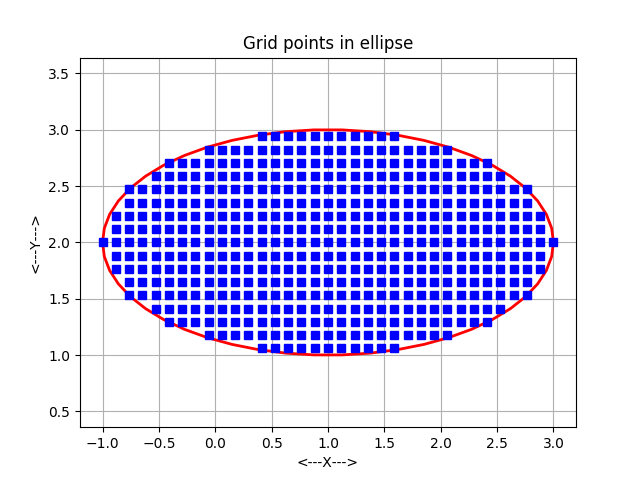

Here is the Python script that generated this plot:
#! /usr/bin/env python3
#
def ellipse_grid_count ( n, r, c ):

#*****************************************************************************80
#
## ELLIPSE_GRID_COUNT counts the grid points inside an ellipse.
#
#  Discussion:
#
#    The ellipse is specified as
#
#      ( ( X - C1 ) / R1 )^2 + ( ( Y - C2 ) / R2 )^2 = 1
#
#    The user supplies a number N.  There will be N+1 grid points along
#    the shorter axis.
#
#  Licensing:
#
#    This code is distributed under the GNU LGPL license.
#
#  Modified:
#
#    08 April 2015
#
#  Author:
#
#    John Burkardt
#
#  Parameters:
#
#    Input, integer N, the number of subintervals.
#
#    Input, real R(2), the half axis lengths.
#
#    Input, real C(2), the center of the ellipse.
#
#    Output, integer NG, the number of grid points inside the ellipse.
#
  import numpy as np

  if ( r[0] < r[1] ):
    h = 2.0 * r[0] / float ( 2 * n + 1 )
    ni = n
    nj = np.ceil ( r[1] / r[0] ) * n
  else:
    h = 2.0 * r[1] / float ( 2 * n + 1 )
    nj = n
    ni = np.ceil ( r[0] / r[1] ) * n

  ng = 0

  for j in range ( 0, nj + 1 ):
    i = 0
    x = c[0]
    y = c[1] + float ( j ) * h
    ng = ng + 1
    if ( 0 < j ):
      ng = ng + 1

    while ( True ):
      i = i + 1
      x = c[0] + float ( i ) * h
      if ( 1 < ( ( x - c[0] ) / r[0] ) ** 2 + ( ( y - c[1] ) / r[1] ) ** 2 ):
        break
      ng = ng + 1
      ng = ng + 1
      if ( 0 < j ):
        ng = ng + 1
        ng = ng + 1

  return ng

def ellipse_grid_count_test ( ):

#*****************************************************************************80
#
## ELLIPSE_GRID_COUNT_TEST tests ELLIPSE_GRID_COUNT.
#
#  Licensing:
#
#    This code is distributed under the GNU LGPL license.
#
#  Modified:
#
#    08 April 2015
#
#  Author:
#
#    John Burkardt
#
  import numpy as np
  import platform

  print ( '' )
  print ( 'ELLIPSE_GRID_COUNT_TEST:' )
  print ( '  Python version: %s' % ( platform.python_version ( ) ) )
  print ( '  ELLIPSE_GRID_COUNT can count the points in a grid,' )
  print ( '  with N+1 points on the minor half axis,' )
  print ( '  based on any ellipse.' )

  n = 8
  r = np.array ( [ 2.0, 1.0 ] )
  c = np.array ( [ 1.0, 2.0 ] )

  print ( '' )
  print ( '  We use N = %d' % ( n ) )
  print ( '  Radius R = (%g,%g)' % ( r[0], r[1] ) )
  print ( '  Center C = (%g,%g)' % ( c[0], c[1] ) )

  ng = ellipse_grid_count ( n, r, c )

  print ( '' )
  print ( '  Number of grid points will be %d' % ( ng ) )
#
#  Terminate.
#
  print ( '' )
  print ( 'ELLIPSE_GRID_COUNT_TEST:' )
  print ( '  Normal end of execution.' )
  return

def ellipse_grid_display ( n, r, c, ng, cg, filename ):

#*****************************************************************************80
#
## ELLIPSE_GRID_DISPLAY displays grid points inside an ellipse.
#
#  Discussion:
#
#    The ellipse is specified as
#
#      ( ( X - C1 ) / R1 )^2 + ( ( Y - C2 ) / R2 )^2 = 1
#
#    The user supplies a number N.  There will be N+1 grid points along
#    the shorter axis.
#
#  Licensing:
#
#    This code is distributed under the GNU LGPL license.
#
#  Modified:
#
#    08 April 2015
#
#  Author:
#
#    John Burkardt
#
#  Parameters:
#
#    Input, integer N, the number of subintervals.
#
#    Input, real R(2), the half axis lengths.
#
#    Input, real C(2), the center of the ellipse.
#
#    Input, integer NG, the number of grid points inside the ellipse.
#
#    Input, real XY(2,NG), the grid points.
#
#    Input, string FILENAME, the name of the plotfile to be created.
#
  import matplotlib.pyplot as plt
  import numpy as np
#
#  Make points on the circumference and plot them.
#
  cx = np.zeros ( 51 )
  cy = np.zeros ( 51 )
  for i in range ( 0, 51 ):
    t = 2.0 * np.pi * float ( i ) / 50.0
    cx[i] = c[0] + r[0] * np.cos ( t )
    cy[i] = c[1] + r[1] * np.sin ( t )

  plt.plot ( cx, cy, linewidth = 2.0, color = 'r' )
#
#  Plot the gridpoints.
#
  plt.plot ( cg[0,0:ng], cg[1,0:ng], 'bs' )
#
#  Cleanup and annotate.
#
  plt.xlabel ( '<---X--->' )
  plt.ylabel ( '<---Y--->' )
  plt.title ( 'Grid points in ellipse' )
  plt.grid ( True )
  plt.axis ( 'equal' )
  plt.savefig ( filename )
  plt.show ( block = False )
  plt.clf ( )

  print ( '' )
  print ( '  Graphics data saved in file "%s"' % (filename ) )

  return

def ellipse_grid_display_test ( ):

#*****************************************************************************80
#
## ELLIPSE_GRID_DISPLAY_TEST tests ELLIPSE_GRID_DISPLAY.
#
#  Licensing:
#
#    This code is distributed under the GNU LGPL license.
#
#  Modified:
#
#    08 April 2015
#
#  Author:
#
#    John Burkardt
#
  import numpy as np
  import platform

  print ( '' )
  print ( 'ELLIPSE_GRID_DISPLAY_TEST:' )
  print ( '  Python version: %s' % ( platform.python_version ( ) ) )
  print ( '  ELLIPSE_GRID_DISPLAY can display a grid of points in an ellipse.' )

  n = 3
  r = np.array ( [ 3.0, 2.0 ] )
  c = np.array ( [ 3.0, 0.0 ] )
  ng = 19
  cg = np.array ( [ \
    [  3.0,  2.0 ], \
    [  1.0,  1.0 ], \
    [  2.0,  1.0 ], \
    [  3.0,  1.0 ], \
    [  4.0,  1.0 ], \
    [  5.0,  1.0 ], \
    [  0.0,  0.0 ], \
    [  1.0,  0.0 ], \
    [  2.0,  0.0 ], \
    [  3.0,  0.0 ], \
    [  4.0,  0.0 ], \
    [  5.0,  0.0 ], \
    [  6.0,  0.0 ], \
    [  1.0, -1.0 ], \
    [  2.0, -1.0 ], \
    [  3.0, -1.0 ], \
    [  4.0, -1.0 ], \
    [  5.0, -1.0 ], \
    [  3.0, -2.0 ]  ] )

  cg = np.transpose ( cg )
  filename = 'ellipse_grid_display.png'

  ellipse_grid_display ( n, r, c, ng, cg, filename )
#
#  Terminate.
#
  print ( '' )
  print ( 'ELLIPSE_GRID_DISPLAY_TEST:' )
  print ( '  Normal end of execution.' )
  return

def ellipse_grid_points ( n, r, c, ng ):

#*****************************************************************************80
#
## ELLIPSE_GRID_POINTS generates grid points inside an ellipse.
#
#  Discussion:
#
#    The ellipse is specified as
#
#      ( ( X - C1 ) / R1 )^2 + ( ( Y - C2 ) / R2 )^2 = 1
#
#    The user supplies a number N.  There will be N+1 grid points along
#    the shorter axis.
#
#  Licensing:
#
#    This code is distributed under the GNU LGPL license.
#
#  Modified:
#
#    08 April 2015
#
#  Author:
#
#    John Burkardt
#
#  Parameters:
#
#    Input, integer N, the number of subintervals.
#
#    Input, real R(2), the half axis lengths.
#
#    Input, real C(2), the center of the ellipse.
#
#    Input, integer NG, the number of grid points inside the ellipse.
#
#    Output, real XY(2,NG), the grid points.
#
  import numpy as np

  if ( r[0] < r[1] ):
    h = 2.0 * r[0] / float ( 2 * n + 1 )
    ni = n
    nj = np.ceil ( r[1] / r[0] ) * n
  else:
    h = 2.0 * r[1] / float ( 2 * n + 1 )
    nj = n
    ni = np.ceil ( r[0] / r[1] ) * n

  p = 0
  xy = np.zeros ( [ 2, ng ] )

  for j in range ( 0, nj + 1 ):
    i = 0
    x = c[0]
    y = c[1] + float ( j ) * h

    xy[0,p] = x
    xy[1,p] = y
    p = p + 1
    if ( 0 < j ):
      xy[0,p] = x
      xy[1,p] = 2.0 * c[1] - y
      p = p + 1

    while ( True ):
      i = i + 1
      x = c[0] + float ( i ) * h
      if ( 1.0 < ( ( x - c[0] ) / r[0] ) ** 2 + ( ( y - c[1] ) / r[1] ) ** 2 ):
        break

      xy[0,p] = x
      xy[1,p] = y
      p = p + 1
      xy[0,p] = 2.0 * c[0] - x
      xy[1,p] = y
      p = p + 1
      if ( 0 < j ):
        xy[0,p] = x
        xy[1,p] = 2.0 * c[1] - y
        p = p + 1
        xy[0,p] = 2.0 * c[0] - x
        xy[1,p] = 2.0 * c[1] - y
        p = p + 1

  return xy

def ellipse_grid_points_test ( ):

#*****************************************************************************80
#
#% ELLIPSE_GRID_POINTS_TEST tests ELLIPSE_GRID_POINTS.
#
#  Licensing:
#
#    This code is distributed under the GNU LGPL license.
#
#  Modified:
#
#    08 April 2015
#
#  Author:
#
#    John Burkardt
#
  import numpy as np
  import platform

  print ( '' )
  print ( 'ELLIPSE_GRID_POINTS_TEST:' )
  print ( '  Python version: %s' % ( platform.python_version ( ) ) )
  print ( '  ELLIPSE_GRID_POINTS can define a grid of points' )
  print ( '  with N+1 points on the minor half axis,' )
  print ( '  based on any ellipse.' )

  n = 8
  r = np.array ( [ 2.0, 1.0 ] )
  c = np.array ( [ 1.0, 2.0 ] )

  print ( '' )
  print ( '  We use N = %d' % ( n ) )
  print ( '  Radius R = (%g,%g)' % ( r[0], r[1] ) )
  print ( '  Center C = (%g,%g)' % ( c[0], c[1] ) )

  ng = ellipse_grid_count ( n, r, c )

  print ( '' )
  print ( '  Number of grid points will be %d' % ( ng ) )

  cg = ellipse_grid_points ( n, r, c, ng )

  r82vec_print_part ( ng, cg, 20, '  Part of the grid point array:' )
#
#  Write grid points to a file.
#
  filename = 'ellipse_grid.xy'

  r8mat_transpose_write ( filename, 2, ng, cg );

  print ( '' )
  print ( '  Data written to the file "%s".' % ( filename ) )
#
#  Plot the grid, and save the plot in a file.
#
  filename = 'ellipse_grid.png'
  ellipse_grid_display ( n, r, c, ng, cg, filename )
#
#  Terminate.
#
  print ( '' )
  print ( 'ELLIPSE_GRID_POINTS_TEST:' )
  print ( '  Normal end of execution.' )
  return
  
def ellipse_grid_test ( ):

#*****************************************************************************80
#
## ELLIPSE_GRID_TEST tests the ELLIPSE_GRID library.
#
#  Licensing:
#
#    This code is distributed under the GNU LGPL license. 
#
#  Modified:
#
#    08 April 2015
#
#  Author:
#
#    John Burkardt
#
  import platform

  print ( '' )
  print ( 'ELLIPSE_GRID_TEST' )
  print ( '  Python version: %s' % ( platform.python_version ( ) ) )
  print ( '  Test the ELLIPSE_GRID library.' )
#
#  Utilities:
#
  r82vec_print_part_test ( )
  r8mat_transpose_write_test ( )
  timestamp_test ( )
#
#  Library.
#
  ellipse_grid_display_test ( )
  ellipse_grid_count_test ( )
  ellipse_grid_points_test ( )
#
#  Terminate.
#
  print ( '' )
  print ( 'ELLIPSE_GRID_TEST:' )
  print ( '  Normal end of execution.' )
  return

def r82vec_print_part ( n, a, max_print, title ):

#*****************************************************************************80
#
## R82VEC_PRINT_PART prints "part" of an R82VEC.
#
#  Discussion:
#
#    The user specifies MAX_PRINT, the maximum number of lines to print.
#
#    If N, the size of the vector, is no more than MAX_PRINT, then
#    the entire vector is printed, one entry per line.
#
#    Otherwise, if possible, the first MAX_PRINT-2 entries are printed,
#    followed by a line of periods suggesting an omission,
#    and the last entry.
#
#  Licensing:
#
#    This code is distributed under the GNU LGPL license.
#
#  Modified:
#
#    19 December 2001
#
#  Author:
#
#    John Burkardt
#
#  Parameters:
#
#    Input, integer N, the number of entries of the vector.
#
#    Input, real A(2,N), the vector to be printed.
#
#    Input, integer MAX_PRINT, the maximum number of lines
#    to print.
#
#    Input, string TITLE, a title.
#
  if ( 0 < max_print ):

    if ( 0 < n ):

      if ( 0 < len ( title ) ):
        print ( '' )
        print ( title )

      print ( '' )

      if ( n <= max_print ):

        for i in range ( 0, n ):
          print ( '  %4d  %14f  %14f' % ( i, a[0,i], a[1,i] ) )
 
      elif ( 3 <= max_print ):

        for i in range ( 0, max_print - 2 ):
          print ( '  %4d  %14f  %14f' % ( i, a[0,i], a[1,i] ) )
        print ( '  ....  ..............  ..............' )
        i = n - 1
        print ( '  %4d  %14f  %14f' % ( i, a[0,i], a[1,i] ) )

      else:

        for i in range ( 0, max_print - 1 ):
          print ( '  %4d  %14f  %14f' % ( i, a[0,i], a[1,i] ) )
        i = max_print - 1
        print ( '  %4d  %14f  %14f  ...more entries...' % ( i, a[0,i], a[1,i] ) )

  return

def r82vec_print_part_test ( ):

#*****************************************************************************80
#
## R82VEC_PRINT_PART_TEST tests R82VEC_PRINT_PART.
#
#  Licensing:
#
#    This code is distributed under the GNU LGPL license.
#
#  Modified:
#
#    07 April 2015
#
#  Author:
#
#    John Burkardt
#
  import numpy as np
  import platform

  print ( '' )
  print ( 'R82VEC_PRINT_PART_TEST' )
  print ( '  Python version: %s' % ( platform.python_version ( ) ) )
  print ( '  R82VEC_PRINT_PART prints an R8VEC.' )

  n = 10

  v = np.array ( [ \
    [  11,  12, 13, 14, 15, 16, 17, 18, 19, 20 ], \
    [  21,  22, 23, 24, 25, 26, 27, 28, 29, 30 ] ] )

  max_print = 2
  r82vec_print_part ( n, v, max_print, '  Output with MAX_PRINT = 2' )

  max_print = 5
  r82vec_print_part ( n, v, max_print, '  Output with MAX_PRINT = 5' )

  max_print = 25
  r82vec_print_part ( n, v, max_print, '  Output with MAX_PRINT = 25' )
#
#  Terminate.
#
  print ( '' )
  print ( 'R82VEC_PRINT_PART_TEST:' )
  print ( '  Normal end of execution.' )
  return

def r8mat_transpose_write ( filename, m, n, a ):

#*****************************************************************************80
#
## R8MAT_TRANSPOSE_WRITE writes the transpose of an R8MAT to a file.
#
#  Licensing:
#
#    This code is distributed under the GNU LGPL license.
#
#  Modified:
#
#    12 October 2014
#
#  Author:
#
#    John Burkardt
#
#  Parameters:
#
#    Input, string FILENAME, the name of the output file.
#
#    Input, integer M, the number of rows in A.
#
#    Input, integer N, the number of columns in A.
#
#    Input, real A(M,N), the matrix.
#
  output = open ( filename, 'w' )

  for j in range ( 0, n ):
    for i in range ( 0, m ):
      s = '  %g' % ( a[i,j] )
      output.write ( s )
    output.write ( '\n' )

  output.close ( )

  return

def r8mat_transpose_write_test ( ):

#*****************************************************************************80
#
## R8MAT_TRANSPOSE_WRITE_TEST tests R8MAT_TRANSPOSE_WRITE.
#
#  Licensing:
#
#    This code is distributed under the GNU LGPL license.
#
#  Modified:
#
#    07 April 2015
#
#  Author:
#
#    John Burkardt
#
  import numpy as np
  import platform

  print ( '' )
  print ( 'R8MAT_TRANSPOSE_WRITE_TEST:' )
  print ( '  Python version: %s' % ( platform.python_version ( ) ) )
  print ( '  Test R8MAT_TRANSPOSE_WRITE, which writes the transpose of an R8MAT to a file.' )

  filename = 'r8mat_transpose_write_test.txt'
  m = 5
  n = 3
  a = np.array ( (  \
    ( 1.1, 1.2, 1.3 ), \
    ( 2.1, 2.2, 2.3 ), \
    ( 3.1, 3.2, 3.3 ), \
    ( 4.1, 4.2, 4.3 ), \
    ( 5.1, 5.2, 5.3 ) ) )
  r8mat_transpose_write ( filename, m, n, a )

  print ( '' )
  print ( '  Created file "%s".' % ( filename ) )
#
#  Terminate.
#
  print ( '' )
  print ( 'R8MAT_TRANSPOSE_WRITE_TEST:' )
  print ( '  Normal end of execution.' )
  return
  
def timestamp ( ):

#*****************************************************************************80
#
## TIMESTAMP prints the date as a timestamp.
#
#  Licensing:
#
#    This code is distributed under the GNU LGPL license. 
#
#  Modified:
#
#    06 April 2013
#
#  Author:
#
#    John Burkardt
#
#  Parameters:
#
#    None
#
  import time

  t = time.time ( )
  print ( time.ctime ( t ) )

  return None

def timestamp_test ( ):

#*****************************************************************************80
#
## TIMESTAMP_TEST tests TIMESTAMP.
#
#  Licensing:
#
#    This code is distributed under the GNU LGPL license. 
#
#  Modified:
#
#    03 December 2014
#
#  Author:
#
#    John Burkardt
#
#  Parameters:
#
#    None
#
  import platform

  print ( '' )
  print ( 'TIMESTAMP_TEST:' )
  print ( '  Python version: %s' % ( platform.python_version ( ) ) )
  print ( '  TIMESTAMP prints a timestamp of the current date and time.' )
  print ( '' )

  timestamp ( )
#
#  Terminate.
#
  print ( '' )
  print ( 'TIMESTAMP_TEST:' )
  print ( '  Normal end of execution.' )
  return

if ( __name__ == '__main__' ):
  timestamp ( )
  ellipse_grid_test ( )
  timestamp ( )

